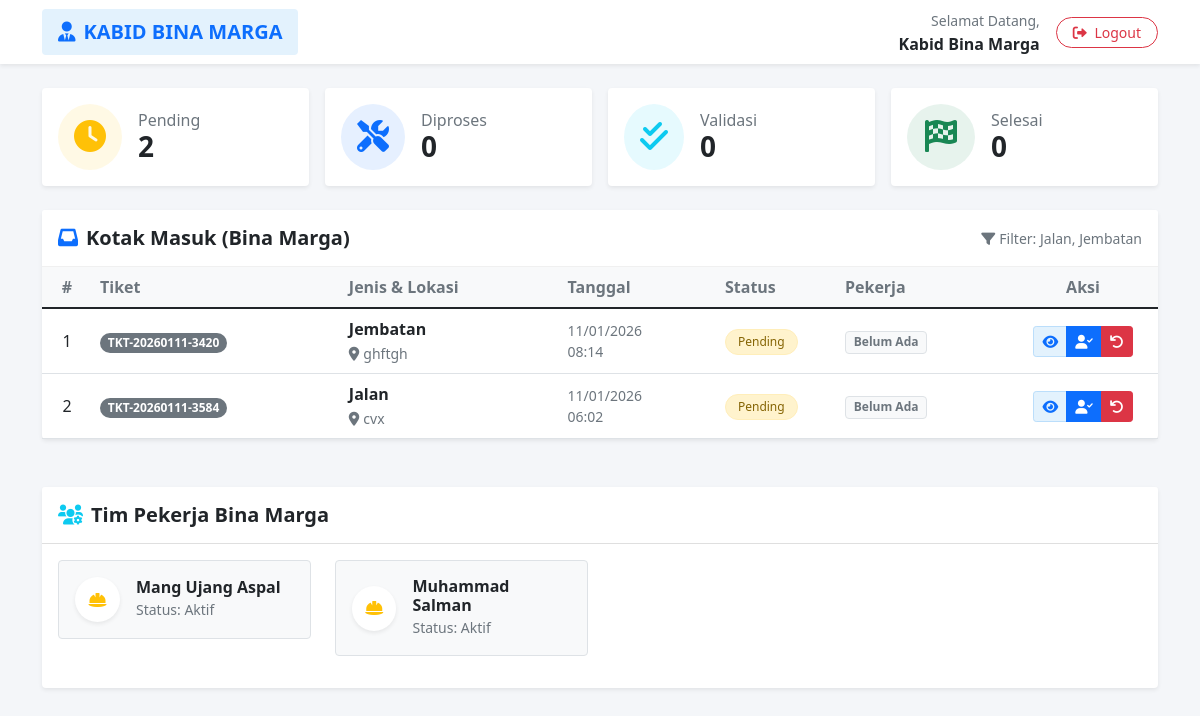
Page /bidang/index.php (signed in) on the committed database.
### tables this page shows
CREATE TABLE `pengaduan` (
  `id` int(11) NOT NULL,
  `nomor_tiket` varchar(20) NOT NULL,
  `nama_pelapor` varchar(100) NOT NULL,
  `jenis_aset` enum('Jalan','Jembatan','Drainase','Gedung','Lainnya') NOT NULL,
  `lokasi_aset` varchar(255) NOT NULL,
  `keterangan` text NOT NULL,
  `bukti_foto` text NOT NULL,
  `tanggal_lapor` timestamp NOT NULL DEFAULT current_timestamp(),
  `status` enum('Pending','Proses','Menunggu Validasi','Selesai','Ditolak') DEFAULT 'Pending',
  `id_pekerja` int(11) DEFAULT NULL,
  `tgl_selesai` datetime DEFAULT NULL,
  `foto_perbaikan` text DEFAULT NULL,
  `catatan_petugas` text DEFAULT NULL
);

### bidang/index.php (the view, shortened to what this page needs)
<?php
require '../koneksi.php';
$nama_bidang = $_SESSION['divisi'];
$filter_aset = "";
if ($nama_bidang == 'Bina Marga') {
    $filter_aset = "'Jalan', 'Jembatan'";
} else {
    $filter_aset = "'Gedung', 'Drainase', 'Lainnya'";
}
function getLaporanBidang($koneksi, $filter_aset) {
    $query = "SELECT p.*,
                     p.bukti_foto as foto_sebelum,
                     p.foto_perbaikan as foto_sesudah,
                     p.catatan_petugas as catatan_pekerja
              FROM pengaduan p
              WHERE p.jenis_aset IN ($filter_aset)
              ORDER BY FIELD(p.status, 'Pending', 'Proses', 'Menunggu Validasi', 'Selesai', 'Ditolak'),
                       p.tanggal_lapor DESC";
    return mysqli_query($koneksi, $query);
}
function getPekerjaBidang($koneksi, $nama_bidang) {
    $query = "SELECT id, nama_lengkap
              FROM admin
              WHERE role = 'pekerja' AND divisi = '$nama_bidang'
              ORDER BY nama_lengkap";
    return mysqli_query($koneksi, $query);
}
function hitungStatusBidang($koneksi, $filter_aset, $status) {
    $q = mysqli_query($koneksi,
        "SELECT COUNT(*) as jlh
         FROM pengaduan
         WHERE jenis_aset IN ($filter_aset) AND status = '$status'");
    $data = mysqli_fetch_assoc($q);
    return $data['jlh'];
}
$laporan = getLaporanBidang($koneksi, $filter_aset);
$pekerja = getPekerjaBidang($koneksi, $nama_bidang);
$total_pending  = hitungStatusBidang($koneksi, $filter_aset, 'Pending');
$total_proses   = hitungStatusBidang($koneksi, $filter_aset, 'Proses');
$total_validasi = hitungStatusBidang($koneksi, $filter_aset, 'Menunggu Validasi');
$total_selesai  = hitungStatusBidang($koneksi, $filter_aset, 'Selesai');
?>
<!DOCTYPE html>
<html lang="id">
<head>
    <link href="https://cdn.jsdelivr.net/npm/bootstrap@5.1.3/dist/css/bootstrap.min.css" rel="stylesheet">
    <link rel="stylesheet" href="https://cdnjs.cloudflare.com/ajax/libs/font-awesome/6.0.0/css/all.min.css">
</head>
<body>
    <nav class="navbar navbar-expand-lg navbar-light bg-white shadow-sm mb-4 sticky-top">
        <div class="container">
            <a class="navbar-brand fw-bold px-3 py-2 rounded" href="#">
                <i class="fas fa-user-tie me-2"></i>KABID <?= strtoupper($nama_bidang); ?>
            </a>
            <div class="d-flex align-items-center">
                <div class="me-3 text-end d-none d-md-block">
                    <span class="text-muted small">Selamat Datang,</span><br>
                    <span class="fw-bold text-dark"><?= $_SESSION['nama']; ?></span>
                </div>
                <a href="../admin/logout.php" class="btn btn-outline-danger btn-sm rounded-pill px-3">
                    <i class="fas fa-sign-out-alt me-1"></i> Logout
                </a>
            </div>
        </div>
    </nav>
    <div class="container">
        <div class="row g-3 mb-4">
            <div class="col-md-3">
                <div class="card border-0 shadow-sm h-100">
                    <div class="card-body d-flex align-items-center">
                        <div class="rounded-circle bg-warning bg-opacity-10 p-3 me-3">
                            <i class="fas fa-clock fa-2x text-warning"></i>
                        </div>
                        <div>
                            <h6 class="text-muted mb-0">Pending</h6>
                            <h3 class="mb-0 fw-bold"><?= $total_pending; ?></h3>
                        </div>
                    </div>
                </div>
            </div>
            <div class="col-md-3">
                <div class="card border-0 shadow-sm h-100">
                    <div class="card-body d-flex align-items-center">
                        <div class="rounded-circle bg-primary bg-opacity-10 p-3 me-3">
                            <i class="fas fa-tools fa-2x text-primary"></i>
                        </div>
                        <div>
                            <h6 class="text-muted mb-0">Diproses</h6>
                            <h3 class="mb-0 fw-bold"><?= $total_proses; ?></h3>
                        </div>
                    </div>
                </div>
            </div>
            <div class="col-md-3">
                <div class="card border-0 shadow-sm h-100">
                    <div class="card-body d-flex align-items-center">
                        <div class="rounded-circle bg-info bg-opacity-10 p-3 me-3">
                            <i class="fas fa-check-double fa-2x text-info"></i>
                        </div>
                        <div>
                            <h6 class="text-muted mb-0">Validasi</h6>
                            <h3 class="mb-0 fw-bold"><?= $total_validasi; ?></h3>
                        </div>
                    </div>
                </div>
            </div>
            <div class="col-md-3">
                <div class="card border-0 shadow-sm h-100">
                    <div class="card-body d-flex align-items-center">
                        <div class="rounded-circle bg-success bg-opacity-10 p-3 me-3">
                            <i class="fas fa-flag-checkered fa-2x text-success"></i>
                        </div>
                        <div>
                            <h6 class="text-muted mb-0">Selesai</h6>
                            <h3 class="mb-0 fw-bold"><?= $total_selesai; ?></h3>
                        </div>
                    </div>
                </div>
            </div>
        </div>
        <div class="card shadow-sm border-0 mb-5">
            <div class="card-header card-header-light py-3">
                <div class="d-flex justify-content-between align-items-center">
                    <h5 class="mb-0 fw-bold text-dark">
                        <i class="fas fa-inbox me-2 text-primary"></i>Kotak Masuk (<?= $nama_bidang; ?>)
                    </h5>
                    <div class="text-muted small">
                        <i class="fas fa-filter me-1"></i>Filter: <?= str_replace("'", "", $filter_aset); ?>
                    </div>
                </div>
            </div>
            <div class="card-body p-0">
                <div class="table-responsive">
                    <table class="table table-hover mb-0 align-middle">
                        <thead class="bg-light text-secondary">
                            <tr>
                                <th width="50" class="text-center">#</th>
                                <th>Tiket</th>
                                <th>Jenis & Lokasi</th>
                                <th>Tanggal</th>
                                <th width="120">Status</th>
                                <th>Pekerja</th>
                                <th width="150" class="text-center">Aksi</th>
                            </tr>
                        </thead>
                        <tbody>
                            <?php
                            $no = 1;
                            while($row = mysqli_fetch_assoc($laporan)):
                                $st = $row['status'];
                                $status_class = 'status-pending';
                            ?>
                            <tr>
                                <td class="text-center"><?= $no++; ?></td>
                                <td><span class="badge bg-secondary rounded-pill"><?= $row['nomor_tiket']; ?></span></td>
                                <td>
                                    <div class="fw-bold text-dark"><?= $row['jenis_aset']; ?></div>
                                    <small class="text-muted"><i class="fas fa-map-marker-alt me-1"></i><?= $row['lokasi_aset']; ?></small>
                                </td>
                                <td class="text-muted small">
                                    <?= date('d/m/Y', strtotime($row['tanggal_lapor'])); ?><br>
                                    <?= date('H:i', strtotime($row['tanggal_lapor'])); ?>
                                </td>
                                <td>
                                    <span class="badge badge-status <?= $status_class; ?>">
                                        <?= $st; ?>
                                    </span>
                                </td>
                                <td>
                                    <?php if($row['id_pekerja']):
                                        $q_nama = mysqli_query($koneksi, "SELECT nama_lengkap FROM admin WHERE id='{$row['id_pekerja']}'");
                                        $d_nama = mysqli_fetch_assoc($q_nama);
                                    ?>
                                        <div class="d-flex align-items-center">
                                            <div class="rounded-circle bg-light d-flex justify-content-center align-items-center me-2" style="width: 25px; height: 25px;">
                                                <i class="fas fa-user small text-secondary"></i>
                                            </div>
                                            <small class="fw-bold text-dark"><?= $d_nama['nama_lengkap']; ?></small>
                                        </div>
                                    <?php else: ?>
                                        <span class="badge bg-light text-muted border">Belum Ada</span>
                                    <?php endif; ?>
                                </td>
                                <td class="text-center">
                                    <div class="btn-group btn-group-sm">
                                        <button type="button" class="btn btn-light-blue" data-bs-toggle="modal" data-bs-target="#modalDetail<?= $row['id']; ?>" title="Lihat Detail">
                                            <i class="fas fa-eye"></i>
                                        </button>
                                        <?php if($st == 'Pending'): ?>
                                        <button type="button" class="btn btn-primary" data-bs-toggle="modal" data-bs-target="#modalTugaskan<?= $row['id']; ?>" title="Tugaskan">
                                            <i class="fas fa-user-check"></i>
                                        </button>
                                        <a href="?kembalikan=<?= $row['id']; ?>" class="btn btn-danger" onclick="return confirm('Yakin kembalikan ke Admin?')" title="Tolak/Kembalikan">
                                            <i class="fas fa-undo"></i>
                                        </a>
                                        <?php endif; ?>
                                    </div>
                                </td>
                            </tr>
                                                        <?php
                                                        mysqli_data_seek($pekerja, 0);
                                                        ?>
                            <?php endwhile; ?>
                        </tbody>
                    </table>
                </div>
            </div>
        </div>
        <div class="card shadow-sm border-0">
            <div class="card-header bg-white py-3">
                <h5 class="mb-0 fw-bold text-dark"><i class="fas fa-users-cog me-2 text-info"></i>Tim Pekerja <?= $nama_bidang; ?></h5>
            </div>
            <div class="card-body">
                <div class="row">
                    <?php
                    mysqli_data_seek($pekerja, 0);
                    if(mysqli_num_rows($pekerja) > 0):
                        while($p = mysqli_fetch_assoc($pekerja)):
                    ?>
                    <div class="col-md-3 mb-3">
                        <div class="d-flex align-items-center border rounded p-3 bg-light">
                            <div class="rounded-circle bg-white shadow-sm d-flex justify-content-center align-items-center me-3" style="width: 45px; height: 45px;">
                                <i class="fas fa-hard-hat text-warning"></i>
                            </div>
                            <div>
                                <h6 class="mb-0 fw-bold text-dark"><?= $p['nama_lengkap']; ?></h6>
                                <small class="text-muted">Status: Aktif</small>
                            </div>
                        </div>
                    </div>
                    <?php endwhile;
                    else: ?>
                        <div class="col-12 text-center text-muted">
                            Belum ada akun pekerja. Tambahkan di menu Admin.
                        </div>
                    <?php endif; ?>
                </div>
            </div>
        </div>
    </div>
</body>
</html>

### bidang/index.php (style rules this page uses)
body { background-color: #f4f6f9; font-family: 'Segoe UI', Tahoma, Geneva, Verdana, sans-serif; }
.navbar-brand { background-color: #e3f2fd; color: #0d6efd !important; }
.btn-light-blue { background-color: #e3f2fd; border-color: #bbdefb; color: #0d6efd; }
.card-header-light { background-color: #ffffff; border-bottom: 1px solid #f0f0f0; }
.badge-status { font-size: 0.75rem; padding: 6px 12px; border-radius: 30px; font-weight: 500; }
.status-pending { background-color: #fff3cd; color: #856404; border: 1px solid #ffeeba; }
.shadow-sm { box-shadow: 0 .125rem .25rem rgba(0,0,0,.075)!important; }

### rows in the picture
pengaduan: nomor_tiket "TKT-20260111-3420", jenis_aset "Jembatan", lokasi_aset "ghftgh", tanggal_lapor "11/01/2026", tanggal_lapor "08:14", status "Pending", shows "Belum Ada"
pengaduan: nomor_tiket "TKT-20260111-3584", jenis_aset "Jalan", lokasi_aset "cvx", tanggal_lapor "11/01/2026", tanggal_lapor "06:02", status "Pending", shows "Belum Ada"

### other values in the picture
$nama_bidang "BINA MARGA"
$_SESSION['nama'] "Kabid Bina Marga"
$total_pending "2"
$total_proses "0"
$total_validasi "0"
$total_selesai "0"
$nama_bidang "Bina Marga"
str_replace("'", "", $filter_aset) "Jalan, Jembatan"
$p['nama_lengkap'] "Mang Ujang Aspal"
$p['nama_lengkap'] "Muhammad Salman"
